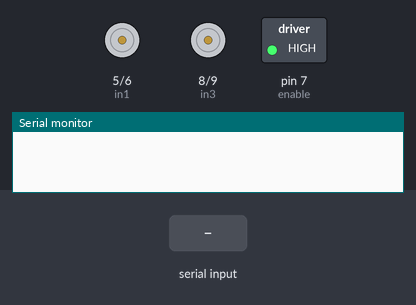
Recording of a sketch running on a simulated Arduino Uno, built with avr-gcc and run on an emulated ATmega328P. On the bench: motor-driver pin pairs drawn as motors (green arrow = first pin HIGH = forward, orange = second pin HIGH = backward, longer = more drive), switched loads named in the sketch (green lamp = pin HIGH), the last lines printed to the serial monitor. The inputs (shaded band) are chosen by the test bench.

Above: at 1.2 s.
1.3 s: "f" received over Serial
At 2.1 s:
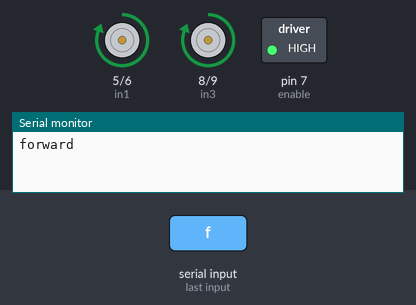
2.8 s: "b" received over Serial
At 3.2 s:
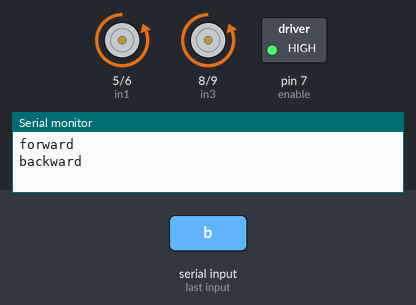
4.3 s: "r" received over Serial
At 5.6 s:
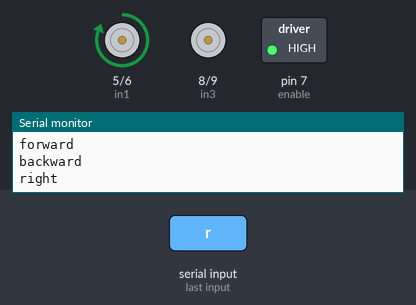
Timing chart, 0 to 7.3 s (numbered marks = the images above; inputs shaded):
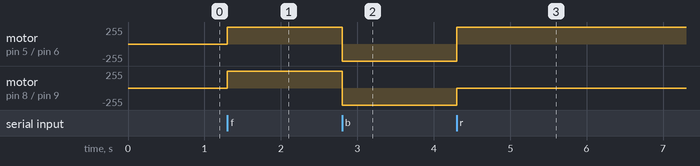

Measured:
- after the input at 1.3 s, motor on pin 5 (in1) / pin 6 (in2), motor on pin 8 (in3) / pin 9 (in4): stopped → forward 255/255 at once
- after the input at 2.8 s, motor on pin 5 (in1) / pin 6 (in2), motor on pin 8 (in3) / pin 9 (in4): forward 255/255 → backward 255/255 at once
- after the input at 4.3 s, motor on pin 5 (in1) / pin 6 (in2): backward 255/255 → forward 255/255 at once; motor on pin 8 (in3) / pin 9 (in4): backward 255/255 → stopped at once

The sketch:

DC_motor_L293D.ino
```cpp
char ch;
int enable =7;
//motor 1
int in1=5; //7
int in2=6; //2

//motor 2
int in3=8; // 15
int in4=9; // 10

void setup()
{
  Serial.begin(9600);
  pinMode(enable,OUTPUT);
  pinMode(in1,OUTPUT);
  pinMode(in2,OUTPUT);
  pinMode(in3,OUTPUT);
  pinMode(in4,OUTPUT);
  digitalWrite(enable,HIGH);
}

void loop()
{
  while(Serial.available())
{
  ch=(char)Serial.read();
  if(ch=='f')
  {
    Serial.println("forward");
   digitalWrite(in1,HIGH);
   digitalWrite(in2,LOW);
   digitalWrite(in3,HIGH);
   digitalWrite(in4,LOW);
  }

 else if(ch=='b')
  {
    Serial.println("backward");
    digitalWrite(in1,LOW);
    digitalWrite(in2,HIGH);
    digitalWrite(in3,LOW);
    digitalWrite(in4,HIGH);
  }

  else if(ch=='r')
  {
    Serial.println("right");
   digitalWrite(in1,HIGH);//wheel 1 goes forward
   digitalWrite(in2,LOW);
   digitalWrite(in3,LOW);//wheel 2 stops
   digitalWrite(in4,LOW);
  }
 else if(ch=='l')
  {
    Serial.println("left");
   digitalWrite(in1,LOW);//wheel 1 stops
   digitalWrite(in2,LOW);
   digitalWrite(in3,LOW);//wheel 2 goes forward
   digitalWrite(in4,LOW);
  }

  else if(ch=='s')
  {
    Serial.println("stop");
   digitalWrite(in1,LOW);
   digitalWrite(in2,LOW);
   digitalWrite(in3,LOW);
   digitalWrite(in4,LOW);
  }
}
}
```
